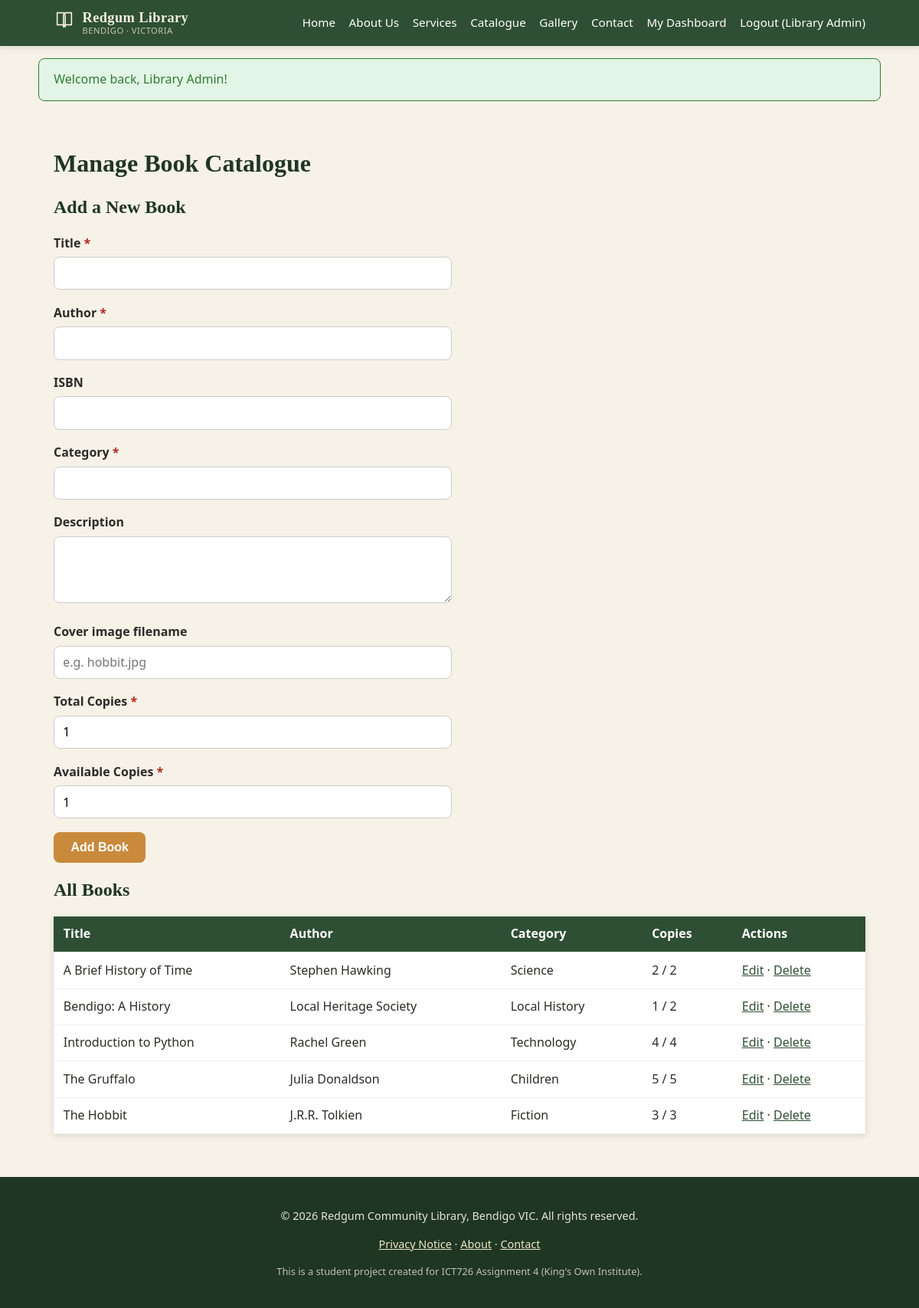
The app's page /admin/books.php (signed in) with its own data.
### tables this page shows
CREATE TABLE books (
    id                INT AUTO_INCREMENT PRIMARY KEY,
    title             VARCHAR(200) NOT NULL,
    author            VARCHAR(150) NOT NULL,
    isbn              VARCHAR(20),
    category          VARCHAR(80)  NOT NULL,
    description       TEXT,
    cover_image       VARCHAR(255) DEFAULT 'default-book.jpg',
    total_copies      INT NOT NULL DEFAULT 1,
    available_copies  INT NOT NULL DEFAULT 1,
    created_at        TIMESTAMP DEFAULT CURRENT_TIMESTAMP
);

### includes/functions.php (called while the page is built, shortened)
<?php
function clean($value) {
    return htmlspecialchars(trim($value ?? ''), ENT_QUOTES, 'UTF-8');
}
function csrf_token(): string {
    return $_SESSION['csrf_token'];
}

### admin/books.php (the view, shortened to what this page needs)
<?php
require_once '../config/db.php';
require_once '../includes/functions.php';
$edit_book = null;
$books = $pdo->query("SELECT * FROM books ORDER BY title ASC")->fetchAll();
include '../includes/header.php';
?>
<div class="container">
    <h1>Manage Book Catalogue</h1>
    <h2><?= $edit_book ? 'Edit Book' : 'Add a New Book' ?></h2>
    <form method="post" action="books.php" class="stack" novalidate>
        <div class="form-group">
            <label for="title">Title <span class="required-mark">*</span></label>
            <input type="text" id="title" name="title" required maxlength="200"
                   value="<?= clean($edit_book['title'] ?? ($_POST['title'] ?? '')) ?>">
        </div>
        <div class="form-group">
            <label for="author">Author <span class="required-mark">*</span></label>
            <input type="text" id="author" name="author" required maxlength="150"
                   value="<?= clean($edit_book['author'] ?? ($_POST['author'] ?? '')) ?>">
        </div>
        <div class="form-group">
            <label for="isbn">ISBN</label>
            <input type="text" id="isbn" name="isbn" maxlength="20"
                   value="<?= clean($edit_book['isbn'] ?? ($_POST['isbn'] ?? '')) ?>">
        </div>
        <div class="form-group">
            <label for="category">Category <span class="required-mark">*</span></label>
            <input type="text" id="category" name="category" required maxlength="80"
                   value="<?= clean($edit_book['category'] ?? ($_POST['category'] ?? '')) ?>">
        </div>
        <div class="form-group">
            <label for="description">Description</label>
            <textarea id="description" name="description" rows="3"><?= clean($edit_book['description'] ?? ($_POST['description'] ?? '')) ?></textarea>
        </div>
        <div class="form-group">
            <label for="cover_image">Cover image filename</label>
            <input type="text" id="cover_image" name="cover_image" placeholder="e.g. hobbit.jpg"
                   value="<?= clean($edit_book['cover_image'] ?? ($_POST['cover_image'] ?? '')) ?>">
        </div>
        <div class="form-group">
            <label for="total_copies">Total Copies <span class="required-mark">*</span></label>
            <input type="text" id="total_copies" name="total_copies" required inputmode="numeric"
                   value="<?= clean($edit_book['total_copies'] ?? ($_POST['total_copies'] ?? '1')) ?>">
        </div>
        <div class="form-group">
            <label for="available_copies">Available Copies <span class="required-mark">*</span></label>
            <input type="text" id="available_copies" name="available_copies" required inputmode="numeric"
                   value="<?= clean($edit_book['available_copies'] ?? ($_POST['available_copies'] ?? '1')) ?>">
        </div>
        <button type="submit" class="btn"><?= $edit_book ? 'Update Book' : 'Add Book' ?></button>
    </form>
    <h2>All Books</h2>
    <table>
        <thead>
            <tr><th scope="col">Title</th><th scope="col">Author</th><th scope="col">Category</th>
                <th scope="col">Copies</th><th scope="col">Actions</th></tr>
        </thead>
        <tbody>
        <?php foreach ($books as $b): ?>
            <tr>
                <td><?= clean($b['title']) ?></td>
                <td><?= clean($b['author']) ?></td>
                <td><?= clean($b['category']) ?></td>
                <td><?= (int)$b['available_copies'] ?> / <?= (int)$b['total_copies'] ?></td>
                <td>
                    <a href="books.php?edit=<?= (int)$b['id'] ?>">Edit</a> &middot;
                    <a href="books.php?delete=<?= (int)$b['id'] ?>&csrf_token=<?= csrf_token() ?>"
                       onclick="return confirm('Delete this book? This cannot be undone.');">Delete</a>
                </td>
            </tr>
        <?php endforeach; ?>
        </tbody>
    </table>
</div>
<?php include '../includes/footer.php'; ?>

### css/style.css (style rules this page uses)
:root { --color-primary: #2f4f34; --color-primary-dark: #1f3623; --color-accent: #c98a3c; --color-cream: #f7f2e7; --color-text: #2b2b28; --color-error: #b3261e; --color-success: #2e7d32; --radius: 8px; --shadow: 0 2px 8px rgba(0,0,0,0.12); }
* { box-sizing: border-box; }
body { margin: 0; font-family: "Segoe UI", Arial, sans-serif; color: var(--color-text); background: var(--color-cream); line-height: 1.6; }
h1, h2, h3, h4 { font-family: Georgia, "Times New Roman", serif; color: var(--color-primary-dark); line-height: 1.25; }
a { color: var(--color-primary); }
.container { max-width: 1100px; margin: 0 auto; padding: 1.5rem 1.25rem; }
.btn { display: inline-block; background: var(--color-accent); color: #fff; padding: 0.7rem 1.4rem; border-radius: var(--radius); text-decoration: none; font-weight: 600; border: none; cursor: pointer; font-size: 1rem; }
form.stack { max-width: 520px; }
.form-group { margin-bottom: 1.1rem; }
label { display: block; font-weight: 600; margin-bottom: 0.3rem; }
input[type=text], input[type=email], input[type=password], input[type=date], select, textarea { width: 100%; padding: 0.6rem 0.7rem; border: 1px solid #ccc; border-radius: var(--radius); font-size: 1rem; font-family: inherit; }
.required-mark { color: var(--color-error); }
table { width: 100%; border-collapse: collapse; background: #fff; box-shadow: var(--shadow); }
th, td { text-align: left; padding: 0.65rem 0.8rem; border-bottom: 1px solid #eee; }
th { background: var(--color-primary); color: #fff; }

### records on screen
books: title "A Brief History of Time", author "Stephen Hawking", category "Science", available_copies "2", total_copies "2"
books: title "Bendigo: A History", author "Local Heritage Society", category "Local History", available_copies "1", total_copies "2"
books: title "Introduction to Python", author "Rachel Green", category "Technology", available_copies "4", total_copies "4"
books: title "The Gruffalo", author "Julia Donaldson", category "Children", available_copies "5", total_copies "5"
books: title "The Hobbit", author "J.R.R. Tolkien", category "Fiction", available_copies "3", total_copies "3"

### other values on screen
$_SESSION['full_name'] "Library Admin"
$success "Welcome back, Library Admin!"
